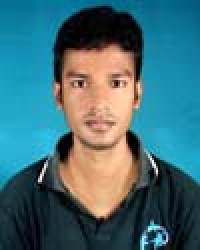
%> input picture CSE_LAB_4TH/401/401_LAB/12.Histogram Calculation/ranahamid.jpg, 100 x 125 px (shown 2 times larger)
$ octave histogram_simple.m   (GNU Octave 9; MATLAB toolbox functions it lacks are replaced by stand-ins)
%> lines starting %> are read from the running program, lines starting %| are printed output that depends on the picture
%image histogram simple

image1 = imread('ranahamid.jpg');
%> image1 is the input picture: size 125x100x3 uint8; mean R, G, B 66.1, 108.2, 116.2
image=rgb2gray(image1);
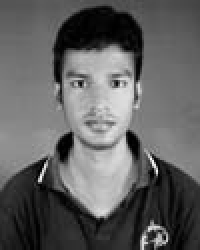
%> image: size 125x100 uint8 (shown 2 times larger); min 0, max 253, mean 96.5

count = zeros(1,256);
for i = 0 : 255
    number = find( i== image(:)  )
    count(i+1) = length(number);
end
%> this loop made 256 passes
%> number on pass 60: [967; 3344; 3415; 4474; 4568; 7776; 8409; 8696]
%> after the loop, count = 256 values, max 153 at index 132, min 0 at index 227, mean 48.83


figure(1);

subplot(2,2,1);
imshow(img);
%> (this line was passed over: img is not available in this run)
title('Input Image');

p = 0:255;

subplot(2,2,2);
plot(count);
title('Ploted  Histogram');


subplot(2,2,3:4);

stem(p,count);
title('Stem  Histogram');
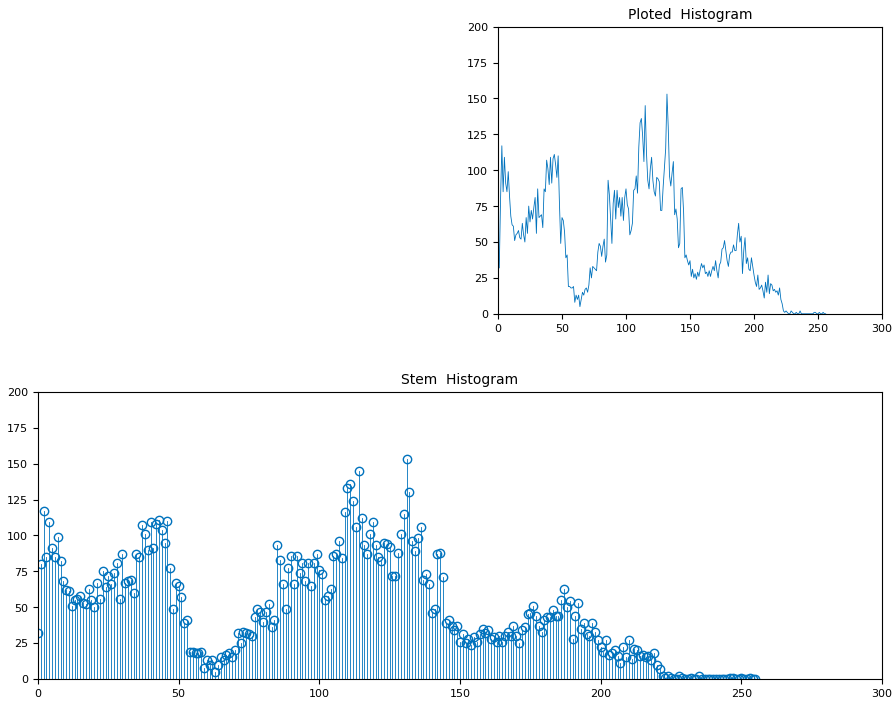
%> figure redrawn from the program's plot data, 2 panels; panel 1: curve peaks at x = 132, y = 153; panel 2: highest point at x = 131, y = 153
